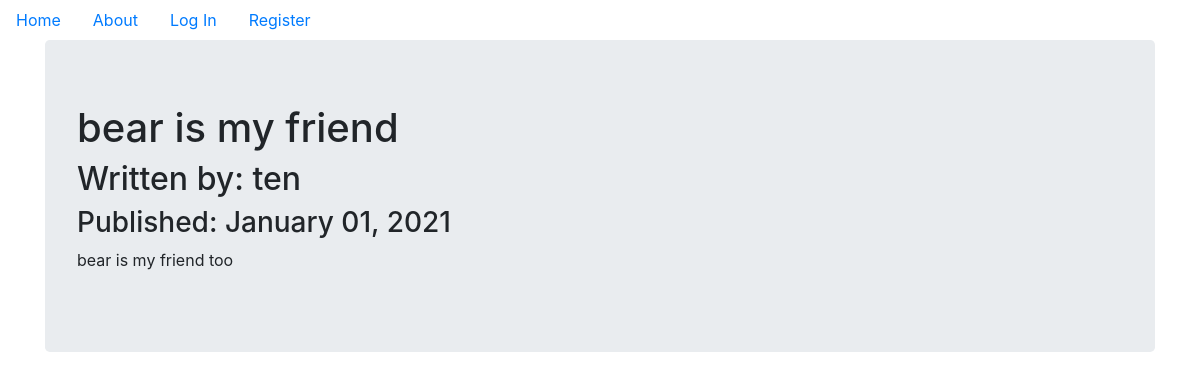
Page /3 on the committed database.
### endofshift/models.py (models this page shows, shortened)
class BlogPost(db.Model):
    users = db.relationship(User)
    id = db.Column(db.Integer,primary_key=True)
    user_id = db.Column(db.Integer,db.ForeignKey('users.id'),nullable=False)
    date = db.Column(db.DateTime,nullable=False,default=datetime.utcnow)
    title = db.Column(db.String(140),nullable=False)
    text = db.Column(db.Text,nullable=False)

class User(db.Model,UserMixin):
    __tablename__= 'users'
    id = db.Column(db.Integer,primary_key=True)
    profile_image = db.Column(db.String(64),nullable=False,default='default_profile.png')
    email = db.Column(db.String(64),unique=True,index=True)
    username = db.Column(db.String(64),unique=True,index=True)
    password_hash = db.Column(db.String(128))
    posts = db.relationship('BlogPost',backref='author',lazy=True)

### endofshift/blog_posts/views.py (the view)
@blog_posts.route('/<int:blog_post_id>')
def blog_post(blog_post_id):
    blog_post = BlogPost.query.get_or_404(blog_post_id)
    return render_template('blog_post.html',title=blog_post.title,
                            date=blog_post.date,post=blog_post
    )

### endofshift/templates/blog_post.html (shortened to what this page needs)
{% extends "base.html" %}
{% block content %}
<div class="jumbotron">
  <h1>{{post.title}}</h1>
  <h2>Written by: {{post.author.username}}</h2>
  <h3>Published: {{post.date.strftime('%B %d, %Y')}}</h3>
  <p>{{post.text}}</p>
</div>
{% endblock %}

### rows in the picture
BlogPost: title "bear is my friend", date "January 01, 2021", text "bear is my friend too"
User: author.username "ten"
